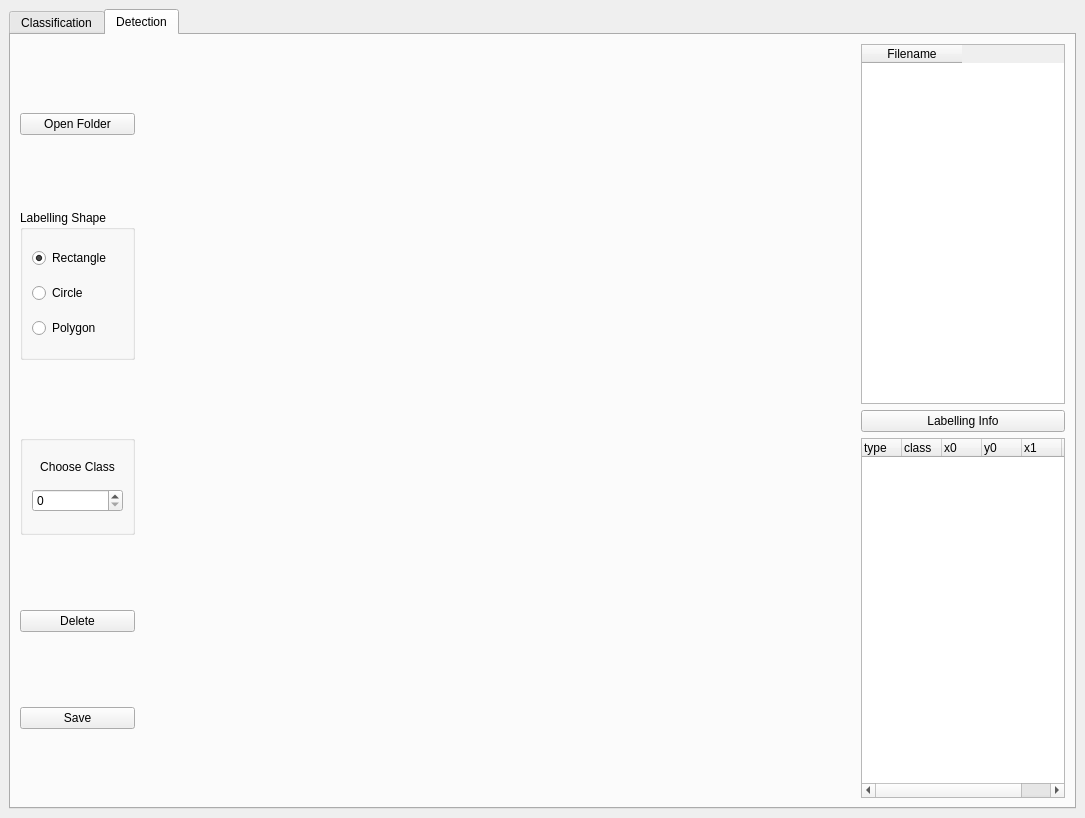
<?xml version="1.0" encoding="UTF-8"?>
<ui version="4.0">
 <class>MainWindow</class>
 <widget class="QMainWindow" name="MainWindow">
  <property name="geometry">
   <rect>
    <x>0</x>
    <y>0</y>
    <width>1085</width>
    <height>818</height>
   </rect>
  </property>
  <property name="maximumSize">
   <size>
    <width>16777215</width>
    <height>16777215</height>
   </size>
  </property>
  <property name="windowTitle">
   <string>MainWindow</string>
  </property>
  <widget class="QWidget" name="centralwidget">
   <layout class="QHBoxLayout" name="horizontalLayout_5">
    <item>
     <widget class="QTabWidget" name="first_tab">
      <property name="currentIndex">
       <number>1</number>
      </property>
      <widget class="QWidget" name="classification_tab">
       <attribute name="title">
        <string>Classification</string>
       </attribute>
       <layout class="QVBoxLayout" name="verticalLayout_3">
        <item>
         <layout class="QVBoxLayout" name="verticalLayout_2" stretch="0">
          <item>
           <widget class="QTabWidget" name="horizontalTabWidget_2">
            <property name="currentIndex">
             <number>0</number>
            </property>
            <widget class="QWidget" name="cl_anno_tab">
             <attribute name="title">
              <string>Annotation</string>
             </attribute>
             <layout class="QHBoxLayout" name="horizontalLayout_3" stretch="5,2">
              <item>
               <widget class="QLabel" name="cl_image_lbl">
                <property name="sizePolicy">
                 <sizepolicy hsizetype="Expanding" vsizetype="Expanding">
                  <horstretch>0</horstretch>
                  <verstretch>0</verstretch>
                 </sizepolicy>
                </property>
                <property name="maximumSize">
                 <size>
                  <width>1000</width>
                  <height>800</height>
                 </size>
                </property>
                <property name="text">
                 <string/>
                </property>
                <property name="pixmap">
                 <pixmap>../../Users/PC/.designer/backup/no image.jpg</pixmap>
                </property>
                <property name="scaledContents">
                 <bool>true</bool>
                </property>
                <property name="alignment">
                 <set>Qt::AlignmentFlag::AlignCenter</set>
                </property>
               </widget>
              </item>
              <item>
               <layout class="QVBoxLayout" name="verticalLayout_4" stretch="1,1,1,0,6,2">
                <item>
                 <widget class="QPushButton" name="cl_folder_open_btn">
                  <property name="text">
                   <string>Folder Open</string>
                  </property>
                 </widget>
                </item>
                <item>
                 <widget class="QPushButton" name="cl_save_btn">
                  <property name="text">
                   <string>Save Result</string>
                  </property>
                 </widget>
                </item>
                <item>
                 <widget class="QPushButton" name="cl_class_info_btn">
                  <property name="text">
                   <string>Class Info</string>
                  </property>
                 </widget>
                </item>
                <item>
                 <layout class="QHBoxLayout" name="horizontalLayout_4" stretch="5,1,5">
                  <item>
                   <widget class="QLCDNumber" name="cl_current_num">
                    <property name="font">
                     <font>
                      <family>Agency FB</family>
                      <italic>false</italic>
                      <bold>true</bold>
                     </font>
                    </property>
                    <property name="styleSheet">
                     <string notr="true"/>
                    </property>
                   </widget>
                  </item>
                  <item>
                   <widget class="QLabel" name="label_2">
                    <property name="text">
                     <string>/</string>
                    </property>
                    <property name="alignment">
                     <set>Qt::AlignmentFlag::AlignCenter</set>
                    </property>
                   </widget>
                  </item>
                  <item>
                   <widget class="QLCDNumber" name="cl_total_num">
                    <property name="styleSheet">
                     <string notr="true"/>
                    </property>
                   </widget>
                  </item>
                 </layout>
                </item>
                <item>
                 <widget class="QTableWidget" name="file_list_table">
                  <property name="focusPolicy">
                   <enum>Qt::FocusPolicy::NoFocus</enum>
                  </property>
                  <property name="styleSheet">
                   <string notr="true">QLCDNumber {
    color: red;              /* 숫자의 색상을 빨간색으로 설정 */
    background-color: black; /* 배경 색상을 검은색으로 설정 */
}</string>
                  </property>
                  <property name="editTriggers">
                   <set>QAbstractItemView::EditTrigger::NoEditTriggers</set>
                  </property>
                  <column>
                   <property name="text">
                    <string>filename</string>
                   </property>
                  </column>
                  <column>
                   <property name="text">
                    <string>class</string>
                   </property>
                  </column>
                 </widget>
                </item>
                <item>
                 <widget class="QTableWidget" name="class_choice_table">
                  <property name="focusPolicy">
                   <enum>Qt::FocusPolicy::NoFocus</enum>
                  </property>
                  <property name="editTriggers">
                   <set>QAbstractItemView::EditTrigger::NoEditTriggers</set>
                  </property>
                  <column>
                   <property name="text">
                    <string>클래스</string>
                   </property>
                  </column>
                  <column>
                   <property name="text">
                    <string>선택</string>
                   </property>
                  </column>
                 </widget>
                </item>
               </layout>
              </item>
             </layout>
            </widget>
            <widget class="QWidget" name="cl_aug_tab">
             <attribute name="title">
              <string>Augmentation</string>
             </attribute>
             <layout class="QHBoxLayout" name="horizontalLayout_7">
              <item>
               <layout class="QHBoxLayout" name="horizontalLayout_2" stretch="3,0">
                <item>
                 <layout class="QVBoxLayout" name="verticalLayout_7" stretch="1,5">
                  <item>
                   <layout class="QHBoxLayout" name="horizontalLayout_8" stretch="1,0">
                    <item>
                     <widget class="QLabel" name="cl_aug_origin_img">
                      <property name="sizePolicy">
                       <sizepolicy hsizetype="Maximum" vsizetype="Maximum">
                        <horstretch>0</horstretch>
                        <verstretch>0</verstretch>
                       </sizepolicy>
                      </property>
                      <property name="maximumSize">
                       <size>
                        <width>150</width>
                        <height>150</height>
                       </size>
                      </property>
                      <property name="text">
                       <string/>
                      </property>
                      <property name="pixmap">
                       <pixmap>../../Users/PC/.designer/backup/no image.jpg</pixmap>
                      </property>
                      <property name="scaledContents">
                       <bool>true</bool>
                      </property>
                     </widget>
                    </item>
                    <item>
                     <layout class="QVBoxLayout" name="verticalLayout_17">
                      <item>
                       <widget class="QLabel" name="cl_aug_text">
                        <property name="text">
                         <string>원본 폴더 이미지수 : 3232
현재 증강율 : 3x
증강폴더 이미지 수 : 9696
</string>
                        </property>
                       </widget>
                      </item>
                     </layout>
                    </item>
                   </layout>
                  </item>
                  <item>
                   <widget class="QScrollArea" name="scrollArea">
                    <property name="widgetResizable">
                     <bool>true</bool>
                    </property>
                    <widget class="QWidget" name="scrollAreaWidgetContents">
                     <property name="geometry">
                      <rect>
                       <x>0</x>
                       <y>0</y>
                       <width>20</width>
                       <height>20</height>
                      </rect>
                     </property>
                     <layout class="QGridLayout" name="gridLayout_2">
                      <item row="0" column="0">
                       <layout class="QGridLayout" name="aug_image_grid"/>
                      </item>
                     </layout>
                    </widget>
                   </widget>
                  </item>
                 </layout>
                </item>
                <item>
                 <widget class="QFrame" name="verticalFrame_5">
                  <property name="styleSheet">
                   <string notr="true">background-color: rgb(217, 217, 217);</string>
                  </property>
                  <layout class="QVBoxLayout" name="verticalLayout_9" stretch="1,7,1,1">
                   <item>
                    <widget class="QPushButton" name="cl_aug_folder_open">
                     <property name="text">
                      <string>Folder Open</string>
                     </property>
                    </widget>
                   </item>
                   <item>
                    <layout class="QVBoxLayout" name="verticalLayout_10" stretch="1,1,1,1,1,1">
                     <item>
                      <layout class="QHBoxLayout" name="horizontalLayout_15">
                       <item>
                        <widget class="QCheckBox" name="vf_check">
                         <property name="text">
                          <string>Vertical Flip</string>
                         </property>
                        </widget>
                       </item>
                       <item>
                        <widget class="QCheckBox" name="hf_check">
                         <property name="text">
                          <string>Horizontal Flip</string>
                         </property>
                        </widget>
                       </item>
                      </layout>
                     </item>
                     <item>
                      <layout class="QHBoxLayout" name="horizontalLayout_14" stretch="1,3">
                       <item>
                        <widget class="QCheckBox" name="ro_check">
                         <property name="text">
                          <string>Rotation</string>
                         </property>
                        </widget>
                       </item>
                       <item>
                        <layout class="QVBoxLayout" name="verticalLayout_14" stretch="1,2,2">
                         <item>
                          <widget class="QLabel" name="label_6">
                           <property name="sizePolicy">
                            <sizepolicy hsizetype="Preferred" vsizetype="Maximum">
                             <horstretch>0</horstretch>
                             <verstretch>0</verstretch>
                            </sizepolicy>
                           </property>
                           <property name="minimumSize">
                            <size>
                             <width>0</width>
                             <height>10</height>
                            </size>
                           </property>
                           <property name="text">
                            <string>회전각도(1 ~ 359)</string>
                           </property>
                          </widget>
                         </item>
                         <item>
                          <widget class="QSlider" name="angle_slider">
                           <property name="minimum">
                            <number>1</number>
                           </property>
                           <property name="maximum">
                            <number>359</number>
                           </property>
                           <property name="orientation">
                            <enum>Qt::Orientation::Horizontal</enum>
                           </property>
                          </widget>
                         </item>
                         <item>
                          <widget class="QLineEdit" name="angle_entry">
                           <property name="sizePolicy">
                            <sizepolicy hsizetype="Expanding" vsizetype="Fixed">
                             <horstretch>0</horstretch>
                             <verstretch>0</verstretch>
                            </sizepolicy>
                           </property>
                           <property name="styleSheet">
                            <string notr="true">background-color: rgb(255, 255, 255);</string>
                           </property>
                          </widget>
                         </item>
                        </layout>
                       </item>
                      </layout>
                     </item>
                     <item>
                      <layout class="QHBoxLayout" name="horizontalLayout_13" stretch="1,3">
                       <item>
                        <widget class="QCheckBox" name="bl_check">
                         <property name="text">
                          <string>Blur</string>
                         </property>
                        </widget>
                       </item>
                       <item>
                        <layout class="QVBoxLayout" name="verticalLayout_11" stretch="1,2,2">
                         <item>
                          <widget class="QLabel" name="label_7">
                           <property name="sizePolicy">
                            <sizepolicy hsizetype="Preferred" vsizetype="Maximum">
                             <horstretch>0</horstretch>
                             <verstretch>0</verstretch>
                            </sizepolicy>
                           </property>
                           <property name="text">
                            <string>정도( 3 ~ 11 )</string>
                           </property>
                          </widget>
                         </item>
                         <item>
                          <widget class="QSlider" name="blur_slider">
                           <property name="minimum">
                            <number>3</number>
                           </property>
                           <property name="maximum">
                            <number>11</number>
                           </property>
                           <property name="singleStep">
                            <number>2</number>
                           </property>
                           <property name="orientation">
                            <enum>Qt::Orientation::Horizontal</enum>
                           </property>
                          </widget>
                         </item>
                         <item>
                          <widget class="QLineEdit" name="blur_entry">
                           <property name="styleSheet">
                            <string notr="true">background-color: rgb(255, 255, 255);</string>
                           </property>
                          </widget>
                         </item>
                        </layout>
                       </item>
                      </layout>
                     </item>
                     <item>
                      <layout class="QHBoxLayout" name="horizontalLayout_12" stretch="1,3">
                       <item>
                        <widget class="QCheckBox" name="br_check">
                         <property name="text">
                          <string>Bright</string>
                         </property>
                        </widget>
                       </item>
                       <item>
                        <layout class="QVBoxLayout" name="verticalLayout_12">
                         <item>
                          <widget class="QLabel" name="label_8">
                           <property name="sizePolicy">
                            <sizepolicy hsizetype="Preferred" vsizetype="Maximum">
                             <horstretch>0</horstretch>
                             <verstretch>0</verstretch>
                            </sizepolicy>
                           </property>
                           <property name="text">
                            <string>정도 (-255 ~ 255)</string>
                           </property>
                          </widget>
                         </item>
                         <item>
                          <widget class="QSlider" name="bright_slider">
                           <property name="minimum">
                            <number>-255</number>
                           </property>
                           <property name="maximum">
                            <number>255</number>
                           </property>
                           <property name="orientation">
                            <enum>Qt::Orientation::Horizontal</enum>
                           </property>
                          </widget>
                         </item>
                         <item>
                          <widget class="QLineEdit" name="bright_entry">
                           <property name="styleSheet">
                            <string notr="true">background-color: rgb(255, 255, 255);</string>
                           </property>
                          </widget>
                         </item>
                        </layout>
                       </item>
                      </layout>
                     </item>
                     <item>
                      <layout class="QHBoxLayout" name="horizontalLayout_9" stretch="1,3">
                       <item>
                        <widget class="QCheckBox" name="no_check">
                         <property name="text">
                          <string>Noise</string>
                         </property>
                        </widget>
                       </item>
                       <item>
                        <layout class="QVBoxLayout" name="verticalLayout_13">
                         <item>
                          <widget class="QLabel" name="label_9">
                           <property name="sizePolicy">
                            <sizepolicy hsizetype="Preferred" vsizetype="Maximum">
                             <horstretch>0</horstretch>
                             <verstretch>0</verstretch>
                            </sizepolicy>
                           </property>
                           <property name="text">
                            <string>정도 (0 ~ 100)</string>
                           </property>
                          </widget>
                         </item>
                         <item>
                          <widget class="QSlider" name="noise_slider">
                           <property name="orientation">
                            <enum>Qt::Orientation::Horizontal</enum>
                           </property>
                          </widget>
                         </item>
                         <item>
                          <widget class="QLineEdit" name="noise_entry">
                           <property name="styleSheet">
                            <string notr="true">background-color: rgb(255, 255, 255);</string>
                           </property>
                          </widget>
                         </item>
                        </layout>
                       </item>
                      </layout>
                     </item>
                     <item>
                      <layout class="QHBoxLayout" name="horizontalLayout_11">
                       <item>
                        <widget class="QCheckBox" name="ra_check">
                         <property name="text">
                          <string>Random Crop</string>
                         </property>
                        </widget>
                       </item>
                      </layout>
                     </item>
                    </layout>
                   </item>
                   <item>
                    <widget class="QPushButton" name="aug_preview">
                     <property name="text">
                      <string>증강 미리보기</string>
                     </property>
                    </widget>
                   </item>
                   <item>
                    <widget class="QPushButton" name="cl_aug_save">
                     <property name="text">
                      <string>이미지 및 라벨저장</string>
                     </property>
                    </widget>
                   </item>
                  </layout>
                 </widget>
                </item>
               </layout>
              </item>
             </layout>
            </widget>
           </widget>
          </item>
         </layout>
        </item>
       </layout>
      </widget>
      <widget class="QWidget" name="detection_tab">
       <attribute name="title">
        <string>Detection</string>
       </attribute>
       <layout class="QVBoxLayout" name="verticalLayout_6">
        <item>
         <layout class="QHBoxLayout" name="horizontalLayout" stretch="1,7,2">
          <item>
           <layout class="QVBoxLayout" name="verticalLayout_5" stretch="0,0,0,0,0">
            <item>
             <widget class="QPushButton" name="de_folder_open_btn">
              <property name="text">
               <string>Open Folder</string>
              </property>
             </widget>
            </item>
            <item>
             <widget class="QGroupBox" name="groupBox">
              <property name="enabled">
               <bool>true</bool>
              </property>
              <property name="maximumSize">
               <size>
                <width>16777215</width>
                <height>150</height>
               </size>
              </property>
              <property name="contextMenuPolicy">
               <enum>Qt::ContextMenuPolicy::DefaultContextMenu</enum>
              </property>
              <property name="acceptDrops">
               <bool>true</bool>
              </property>
              <property name="toolTip">
               <string/>
              </property>
              <property name="accessibleName">
               <string/>
              </property>
              <property name="title">
               <string>Labelling Shape</string>
              </property>
              <layout class="QVBoxLayout" name="verticalLayout">
               <item>
                <widget class="QRadioButton" name="de_rec">
                 <property name="text">
                  <string>Rectangle</string>
                 </property>
                 <property name="checked">
                  <bool>true</bool>
                 </property>
                </widget>
               </item>
               <item>
                <widget class="QRadioButton" name="de_circle">
                 <property name="text">
                  <string>Circle</string>
                 </property>
                </widget>
               </item>
               <item>
                <widget class="QRadioButton" name="de_Polygon">
                 <property name="text">
                  <string>Polygon</string>
                 </property>
                </widget>
               </item>
              </layout>
             </widget>
            </item>
            <item>
             <widget class="QGroupBox" name="groupBox_2">
              <property name="maximumSize">
               <size>
                <width>16777215</width>
                <height>100</height>
               </size>
              </property>
              <layout class="QVBoxLayout" name="verticalLayout_15">
               <item>
                <widget class="QLabel" name="label">
                 <property name="maximumSize">
                  <size>
                   <width>16777215</width>
                   <height>15</height>
                  </size>
                 </property>
                 <property name="text">
                  <string>Choose Class</string>
                 </property>
                 <property name="alignment">
                  <set>Qt::AlignmentFlag::AlignCenter</set>
                 </property>
                </widget>
               </item>
               <item>
                <widget class="QSpinBox" name="de_class_choice">
                 <property name="acceptDrops">
                  <bool>false</bool>
                 </property>
                 <property name="maximum">
                  <number>9</number>
                 </property>
                </widget>
               </item>
              </layout>
             </widget>
            </item>
            <item>
             <widget class="QPushButton" name="delete_row">
              <property name="text">
               <string>Delete</string>
              </property>
             </widget>
            </item>
            <item>
             <widget class="QPushButton" name="de_image_save">
              <property name="text">
               <string>Save</string>
              </property>
             </widget>
            </item>
           </layout>
          </item>
          <item>
           <widget class="QLabel" name="de_image_lbl">
            <property name="contextMenuPolicy">
             <enum>Qt::ContextMenuPolicy::NoContextMenu</enum>
            </property>
            <property name="layoutDirection">
             <enum>Qt::LayoutDirection::LeftToRight</enum>
            </property>
            <property name="text">
             <string/>
            </property>
            <property name="pixmap">
             <pixmap>no image.jpg</pixmap>
            </property>
            <property name="scaledContents">
             <bool>true</bool>
            </property>
           </widget>
          </item>
          <item>
           <layout class="QVBoxLayout" name="verticalLayout_8" stretch="1,0,1">
            <item>
             <widget class="QTableWidget" name="de_list_table">
              <property name="focusPolicy">
               <enum>Qt::FocusPolicy::NoFocus</enum>
              </property>
              <property name="verticalScrollBarPolicy">
               <enum>Qt::ScrollBarPolicy::ScrollBarAlwaysOff</enum>
              </property>
              <property name="editTriggers">
               <set>QAbstractItemView::EditTrigger::NoEditTriggers</set>
              </property>
              <column>
               <property name="text">
                <string>Filename</string>
               </property>
              </column>
             </widget>
            </item>
            <item>
             <widget class="QPushButton" name="labeling_change_btn">
              <property name="text">
               <string>Labelling Info</string>
              </property>
             </widget>
            </item>
            <item>
             <widget class="QTableWidget" name="de_class_choice_table">
              <property name="editTriggers">
               <set>QAbstractItemView::EditTrigger::NoEditTriggers</set>
              </property>
              <property name="columnCount">
               <number>6</number>
              </property>
              <attribute name="horizontalHeaderCascadingSectionResizes">
               <bool>false</bool>
              </attribute>
              <attribute name="horizontalHeaderDefaultSectionSize">
               <number>40</number>
              </attribute>
              <attribute name="verticalHeaderCascadingSectionResizes">
               <bool>false</bool>
              </attribute>
              <attribute name="verticalHeaderDefaultSectionSize">
               <number>29</number>
              </attribute>
              <column>
               <property name="text">
                <string>type</string>
               </property>
               <property name="textAlignment">
                <set>AlignLeading|AlignVCenter</set>
               </property>
              </column>
              <column>
               <property name="text">
                <string>class</string>
               </property>
               <property name="font">
                <font>
                 <pointsize>9</pointsize>
                </font>
               </property>
               <property name="textAlignment">
                <set>AlignLeading|AlignVCenter</set>
               </property>
              </column>
              <column>
               <property name="text">
                <string>x0</string>
               </property>
               <property name="textAlignment">
                <set>AlignLeading|AlignVCenter</set>
               </property>
              </column>
              <column>
               <property name="text">
                <string>y0</string>
               </property>
               <property name="textAlignment">
                <set>AlignLeading|AlignVCenter</set>
               </property>
              </column>
              <column>
               <property name="text">
                <string>x1</string>
               </property>
               <property name="textAlignment">
                <set>AlignLeading|AlignVCenter</set>
               </property>
              </column>
              <column>
               <property name="text">
                <string>y1</string>
               </property>
               <property name="textAlignment">
                <set>AlignLeading|AlignVCenter</set>
               </property>
              </column>
             </widget>
            </item>
           </layout>
          </item>
         </layout>
        </item>
       </layout>
      </widget>
     </widget>
    </item>
   </layout>
  </widget>
 </widget>
 <resources/>
 <connections/>
</ui>
